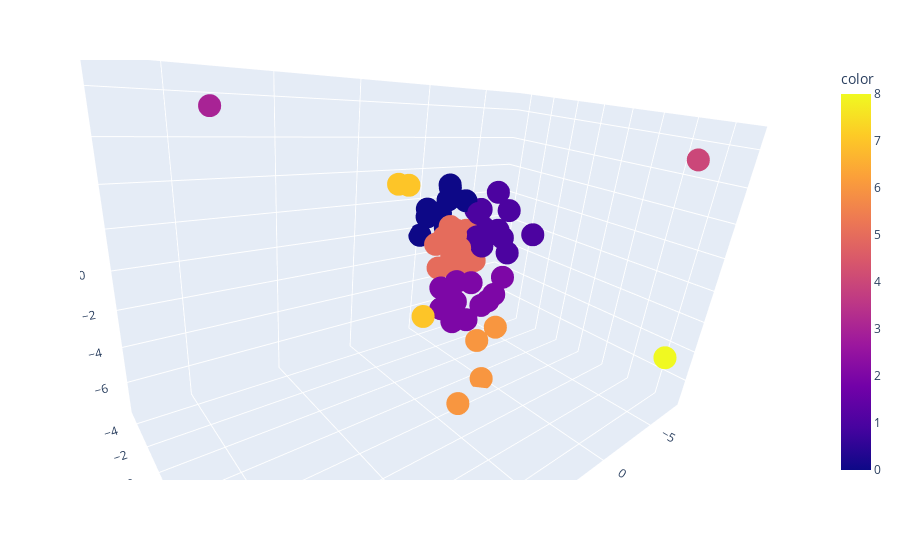

Notebook code for this chart:
### Code cell
fig = px.scatter_3d(x=pca_df[:,0],y=pca_df[:,1], z=pca_df[:,2], color=kmeans.labels_)
fig.show()
